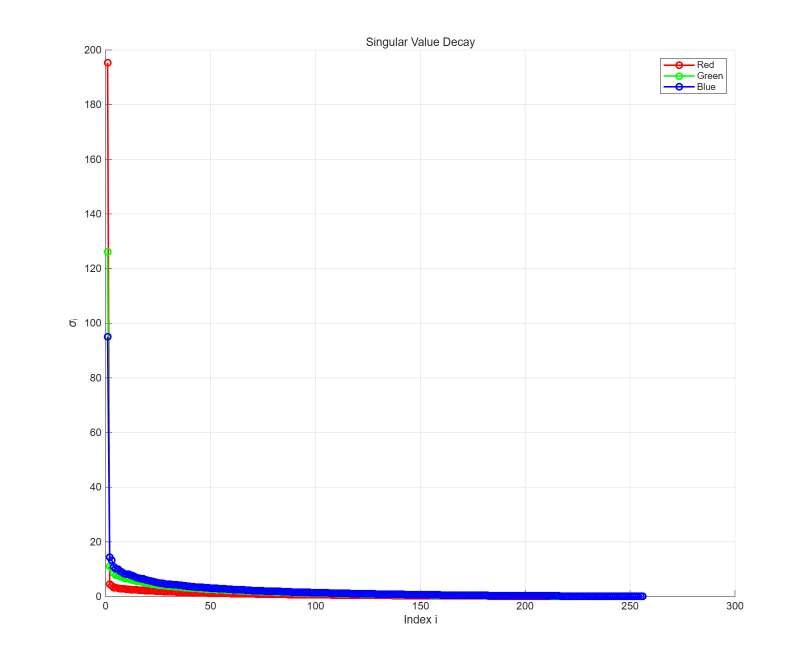
%> input picture example/pic1/singular_values.png, 1624 x 1340 px (shown at 1/2 size)
$ octave --eval "svd_compress;"   (GNU Octave 9; MATLAB toolbox functions it lacks are replaced by stand-ins)
%> lines starting %> are read from the running program, lines starting %| are printed output that depends on the picture
### code/img_preprocess.m
function [I_orig, I_double, m, n, channels] = img_preprocess(img_path, mode)
% 图像预处理：读图、缩放至256×256、归一化到[0,1]
% 输入：
%   img_path - 图片路径（若为空或未提供则弹窗）
%   mode     - 'auto'（保留原色彩，彩色输出3通道），'gray'（强制转灰度）
% 输出：
%   I_orig   - 原始图像（uint8，尺寸256×256，若彩色则为3通道）
%   I_double - 归一化后的双精度矩阵（值域[0,1]）
%   m,n      - 尺寸（均为256）
%   channels - 通道数（1或3）

if nargin < 1 || isempty(img_path)
    [filename, pathname] = uigetfile({'*.jpg;*.png;*.bmp;*.tif'}, '请选择图片');
    if isequal(filename, 0)
        error('未选择图片，程序终止');
    end
    img_path = fullfile(pathname, filename);
end
if nargin < 2
    mode = 'auto';
end

I = imread(img_path);

% 根据 mode 决定是否转灰度
if strcmp(mode, 'gray')
    if size(I,3) == 3
        I = rgb2gray(I);
    end
else  % auto: 保留原始类型
    % 不做转换
end

% 缩放至256×256（直接缩放，因为后续矩阵尺寸固定）
I_resized = imresize(I, [256, 256]);

% 获取通道数
if ndims(I_resized) == 2
    channels = 1;
else
    channels = size(I_resized, 3);
end

% 归一化
I_double = double(I_resized) / 255;

% 输出原图（uint8）
I_orig = I_resized;
m = 256; n = 256;
end

### code/svd_analysis.m
function [psnr_vals, ratio_vals, U, S, V, s] = svd_analysis(I_double)
% 对单通道图像矩阵进行 SVD，计算所有 k 的 PSNR 和压缩比
% 输入：I_double - m×n double，值域[0,1]
% 输出：
%   psnr_vals  - 1×256 向量，每个 k 对应的 PSNR (dB)
%   ratio_vals - 1×256 向量，每个 k 对应的压缩比
%   U, S, V    - SVD 分解结果
%   s          - 奇异值向量 (diag(S))

[m, n] = size(I_double);
[U, S, V] = svd(I_double);
s = diag(S);

k_max = min(m, n);  % 对于方阵是256
psnr_vals = zeros(1, k_max);
ratio_vals = zeros(1, k_max);

% 预计算压缩比的分母因子（与k无关的部分）
denom_factor = m + n + 1;
total_pixels = m * n;

for k = 1:k_max
    % 重建图像
    I_k = U(:,1:k) * S(1:k,1:k) * V(:,1:k)';
    % 计算 MSE
    diff = I_double - I_k;
    mse = mean(diff(:).^2);
    if mse == 0
        psnr = Inf;
    else
        psnr = 10 * log10(1 / mse);  % MAX=1
    end
    psnr_vals(k) = psnr;
    % 压缩比
    ratio_vals(k) = total_pixels / (k * denom_factor);
end
end

### code/plot_all_results.m
function plot_all_results(I_orig, U, S, V, psnr_vals, ratio_vals, s, m, n, channels, save_dir)
% 生成全部4张图表并保存到指定文件夹
    if nargin < 11 || isempty(save_dir)
        save_dir = '.';
    end
    if ~exist(save_dir, 'dir')
        mkdir(save_dir);
    end

    is_color = (channels == 3);

    %% 图1：奇异值曲线
    figure('Name', 'Singular Values');
    if ~is_color
        plot(s, 'o-', 'LineWidth', 1.5);
        legend('Grayscale');
    else
        hold on;
        colors = {'r','g','b'};
        for ch = 1:3
            plot(s{ch}, 'o-', 'LineWidth', 1.5, 'Color', colors{ch});
        end
        legend('Red', 'Green', 'Blue');
        hold off;
    end
    xlabel('Index i'); ylabel('\sigma_i');
    title('Singular Value Decay'); grid on;
    saveas(gcf, fullfile(save_dir, 'singular_values.png'));

    %% 图2：PSNR vs k（带30dB交点标注）
    figure('Name', 'PSNR vs k');
    set(gcf, 'Color', 'white');
    plot(1:256, psnr_vals, 'r-', 'LineWidth', 2);
    xlabel('Number of singular values k'); ylabel('PSNR (dB)');
    title('PSNR vs. k'); grid on;
    hold on;
    yline(30, 'k--', 'LineWidth', 1.5);
    % 找到第一个 PSNR >= 30 的 k 值
    k30 = find(psnr_vals >= 30, 1, 'first');
    if ~isempty(k30)
        psnr30 = psnr_vals(k30);
        plot(k30, psnr30, 'bo', 'MarkerSize', 8, 'MarkerFaceColor', 'b');
        text(k30-15, psnr30+10, sprintf('(k=%d, %.1f dB)', k30, psnr30), ...
            'FontSize', 9, 'BackgroundColor', 'w', 'EdgeColor', 'k');
    end
    % 标注30dB线文字
    text(180, 35, 'PSNR = 30 dB (visually lossless)', 'FontSize', 10);
    hold off;
    set(gca, 'Color', 'white', 'XColor', 'k', 'YColor', 'k');
    saveas(gcf, fullfile(save_dir, 'psnr_vs_k.png'));

    %% 图3：率失真曲线
    figure('Name', 'Rate-Distortion');
    plot(ratio_vals, psnr_vals, 'b-', 'LineWidth', 2);
    xlabel('Compression Ratio'); ylabel('PSNR (dB)');
    title('Rate-Distortion Curve'); grid on;
    hold on;
    k_markers = [5, 10, 20, 50, 100];
    for k = k_markers
        ratio_k = ratio_vals(k);
        psnr_k = psnr_vals(k);
        plot(ratio_k, psnr_k, 'ro', 'MarkerSize', 8, 'MarkerFaceColor', 'r');
        text(ratio_k, psnr_k+5, sprintf('k=%d', k), 'FontSize', 10, 'HorizontalAlignment', 'center');
    end
    hold off;
    saveas(gcf, fullfile(save_dir, 'rate_distortion.png'));

    %% 图4：重建对比图
    figure('Name', 'Reconstruction Comparison');
    k_disp = [5, 10, 20, 50, 100];
    if is_color
        U_all = U; S_all = S; V_all = V;
        subplot(2,3,1); imshow(I_orig); title('Original');
        for idx = 1:5
            k = k_disp(idx);
            R_k = U_all{1}(:,1:k) * S_all{1}(1:k,1:k) * V_all{1}(:,1:k)';
            G_k = U_all{2}(:,1:k) * S_all{2}(1:k,1:k) * V_all{2}(:,1:k)';
            B_k = U_all{3}(:,1:k) * S_all{3}(1:k,1:k) * V_all{3}(:,1:k)';
            I_k = cat(3, R_k, G_k, B_k);
            I_k = max(0, min(1, I_k));
            subplot(2,3,idx+1); imshow(I_k); title(sprintf('k = %d', k));
        end
    else
        subplot(2,3,1); imshow(I_orig); title('Original');
        for idx = 1:5
            k = k_disp(idx);
            I_k = U(:,1:k) * S(1:k,1:k) * V(:,1:k)';
            subplot(2,3,idx+1); imshow(I_k); title(sprintf('k = %d', k));
        end
    end
    sgtitle('SVD Reconstruction Comparison');
    saveas(gcf, fullfile(save_dir, 'reconstruction_comparison.png'));
end

### code/svd_compress.m
function svd_compress(img_path, mode, save_dir)
% SVD 图像压缩主程序
% 输入：
%   img_path - 图片路径（可选，不提供则弹窗）
%   mode     - 'auto'（保留彩色）或 'gray'（强制灰度）
%   save_dir - 图片保存文件夹（可选，默认为 './figures'）

    if nargin < 1 || isempty(img_path)
        img_path = [];
    end
    if nargin < 2 || isempty(mode)
        mode = 'auto';
    end
    if nargin < 3 || isempty(save_dir)
        save_dir = './figures';
    end

    % 创建保存目录（如果不存在）
    if ~exist(save_dir, 'dir')
        mkdir(save_dir);
        fprintf('创建文件夹: %s\n', save_dir);
    end

    %% 1. 加载并预处理图像
    [I_orig, I_double, m, n, channels] = img_preprocess(img_path, mode);
%> the answer given: ../example/pic1/singular_values.png
%> in img_preprocess, I is the input picture: size 1340x1624x3 uint8; mean R, G, B 251.5, 251.1, 252.9
%> in img_preprocess, `I_resized = imresize(I, [256, 256]);`:
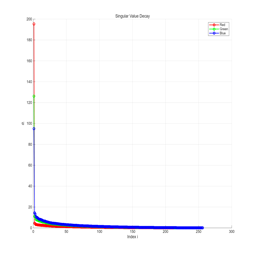
%> I_resized: size 256x256x3 uint8; mean R, G, B 251.5, 251, 252.9
%> m = 256; n = 256; channels = 3
    fprintf('图像尺寸: %d x %d, 通道数: %d\n', m, n, channels);
%| 图像尺寸: 256 x 256, 通道数: 3

    %% 2. 分析（灰度或彩色）
    if channels == 1
        [psnr_vals, ratio_vals, U, S, V, s] = svd_analysis(I_double);
        plot_all_results(I_orig, U, S, V, psnr_vals, ratio_vals, s, m, n, channels, save_dir);
    else
        psnr_vals_all = zeros(3, 256);
        ratio_vals_all = zeros(3, 256);
        s_all = cell(3,1);
        U_all = cell(3,1); S_all = cell(3,1); V_all = cell(3,1);
        for ch = 1:3
            I_ch = I_double(:,:,ch);
            [psnr_vals, ratio_vals, U, S, V, s] = svd_analysis(I_ch);
            psnr_vals_all(ch,:) = psnr_vals;
            ratio_vals_all(ch,:) = ratio_vals;
            s_all{ch} = s;
            U_all{ch} = U; S_all{ch} = S; V_all{ch} = V;
        end
%> this loop made 3 passes
%> pass 1, in svd_compress, `[psnr_vals, ratio_vals, U, S, V, s] = svd_analysis(I_ch);`:
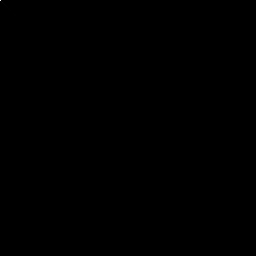
%> S: size 256x256 double; min 0, max 252.9, mean 0
%> pass 1, in svd_compress, `[psnr_vals, ratio_vals, U, S, V, s] = svd_analysis(I_ch);`:
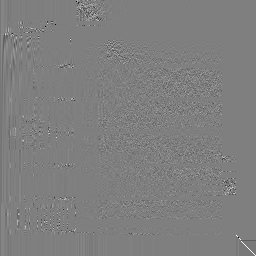
%> V: size 256x256 double; min -0.973, max 0.976, mean -0.000239; drawn with min black and max white
%> after the loop, S_all = 3 items; U_all = 3 items; V_all = 3 items; psnr_vals_all = 256 columns, first 8: [22.66 24.75 26.66 28.14 29.46 30.76 31.59 32.5; 22.9 25.11 27.64 28.53 29.41 30.26 31.17 32.09; 26 27.87 29.25 30.31 31.3 32.26 33.12 34.1]; ratio_vals_all = 256 columns, first 8: [127.8 63.88 42.58 31.94 25.55 21.29 18.25 15.97; 127.8 63.88 42.58 31.94 25.55 21.29 18.25 15.97; 127.8 63.88 42.58 31.94 25.55 21.29 18.25 15.97]; s_all = 3 items
        psnr_vals_mean = mean(psnr_vals_all, 1);
%> psnr_vals_mean = 256 values, max 285.9 at index 76, min 23.85 at index 1, mean 220.5
        ratio_vals = ratio_vals_all(1,:);
%> ratio_vals = 256 values, max 127.8 at index 1, min 0.499 at index 256, mean 3.06
        plot_all_results(I_orig, U_all, S_all, V_all, psnr_vals_mean, ratio_vals, s_all, m, n, channels, save_dir);
%> in plot_all_results, `is_color = (channels == 3);`: is_color = true
%> in plot_all_results, `k30 = find(psnr_vals >= 30, 1, 'first');`: k30 = 5
%> in plot_all_results, `psnr30 = psnr_vals(k30);`: psnr30 = 30.06
%> the loop in plot_all_results, `for k = k_markers` made 5 passes
%> (ratio_k, psnr_k) on passes 1 to 5: (25.55, 30.06), (12.78, 34.84), (6.39, 42.56), (2.56, 69.17), (1.28, 285.7)
%> after the loop in plot_all_results, `for k = k_markers`:
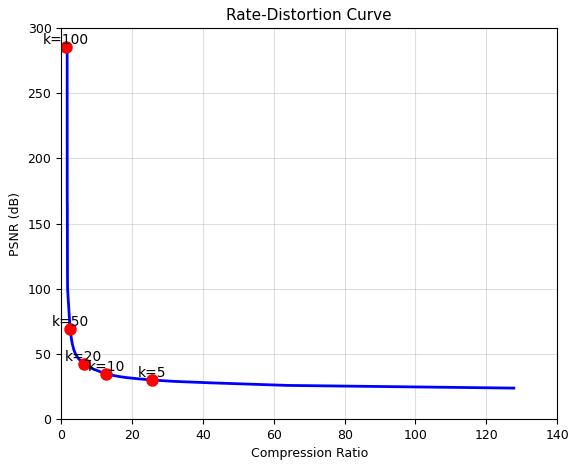
%> figure redrawn from the program's plot data
%> in plot_all_results, `U_all = U`: U_all = 3 items
%> this loop made 5 passes; what is shown inside it comes from the first
%> in plot_all_results, `R_k = U_all{1}(:,1:k) * S_all{1}(1:k,1:k) * V_all{1}(:,1:k)';`:
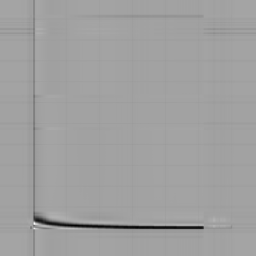
%> R_k: size 256x256 double; min -0.125, max 1.64, mean 0.986; drawn with min black and max white
%> in plot_all_results, `G_k = U_all{2}(:,1:k) * S_all{2}(1:k,1:k) * V_all{2}(:,1:k)';`:
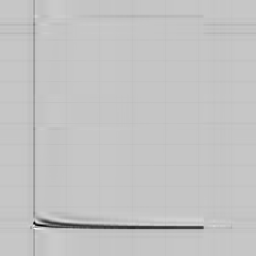
%> G_k: size 256x256 double; min -0.376, max 1.4, mean 0.984; drawn with min black and max white
%> in plot_all_results, `sgtitle('SVD Reconstruction Comparison');`:
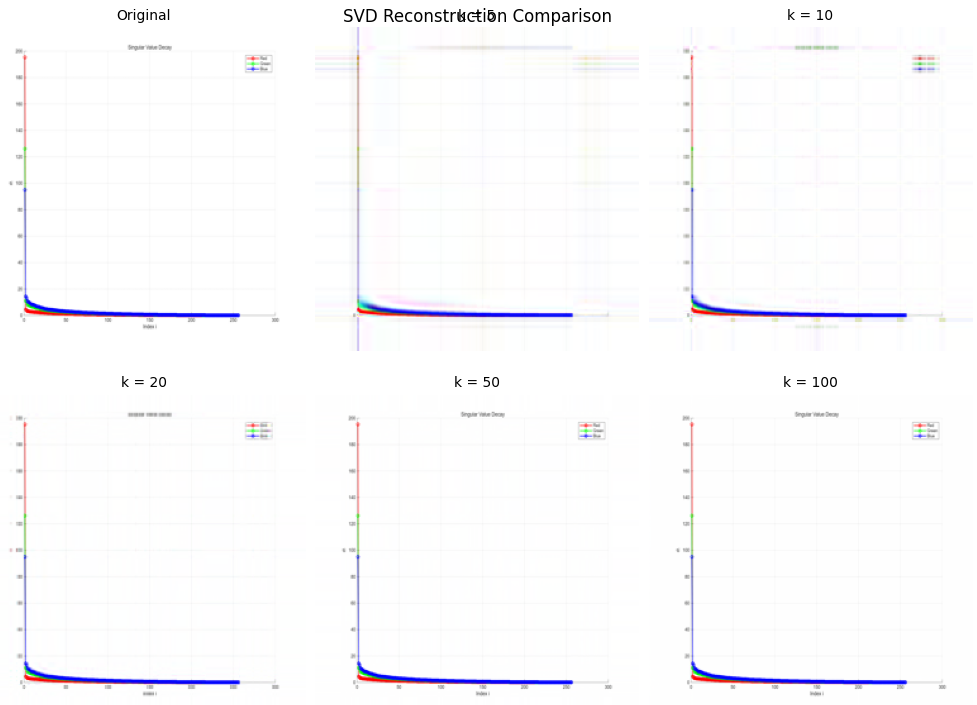
%> figure redrawn from the program's plot data, 6 panels
    end

    %% 3. 输出表格
    fprintf('\n====== Key results ======\n');
    fprintf('k\t压缩比\t\tPSNR (dB)\n');
    k_show = [5, 10, 20, 30, 50, 80, 100, 150, 200, 256];
    for k = k_show
        fprintf('%d\t%.2f\t\t%.2f\n', k, ratio_vals(k), psnr_vals_mean(k));
    end
%> this loop made 10 passes
%| 5	25.55		30.06
%| 10	12.78		34.84
%| 20	6.39		42.56
%| 30	4.26		48.99
%| 50	2.56		69.17
%| 80	1.60		285.71
%| 100	1.28		285.71
%| 150	0.85		285.71
%> (further printed lines are left out)
    fprintf('==========================================\n');
    fprintf('图片已保存至: %s\n', save_dir);
end
